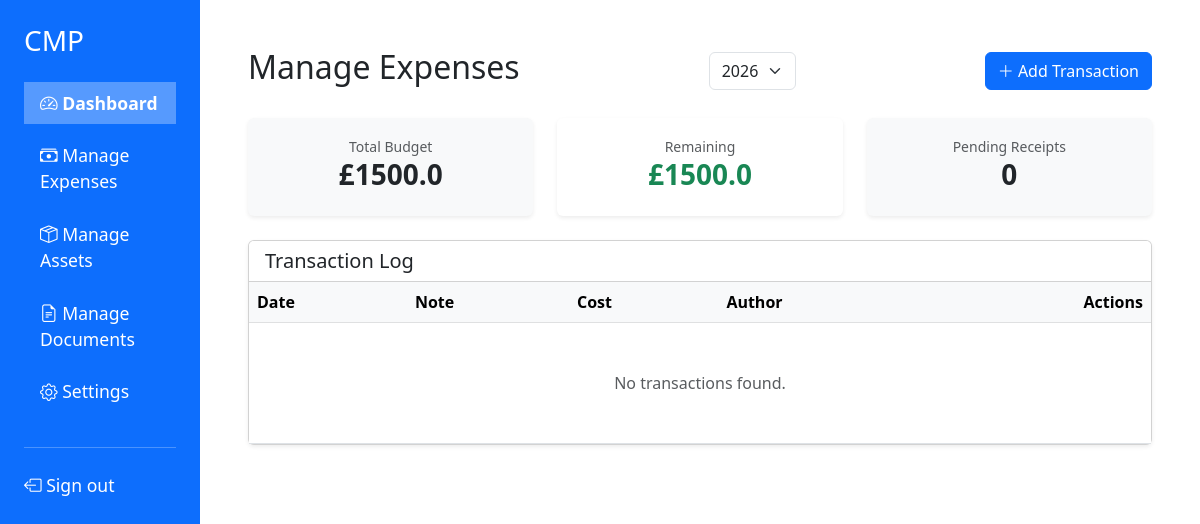
The app's page /expenses/2025 (signed in), older data.
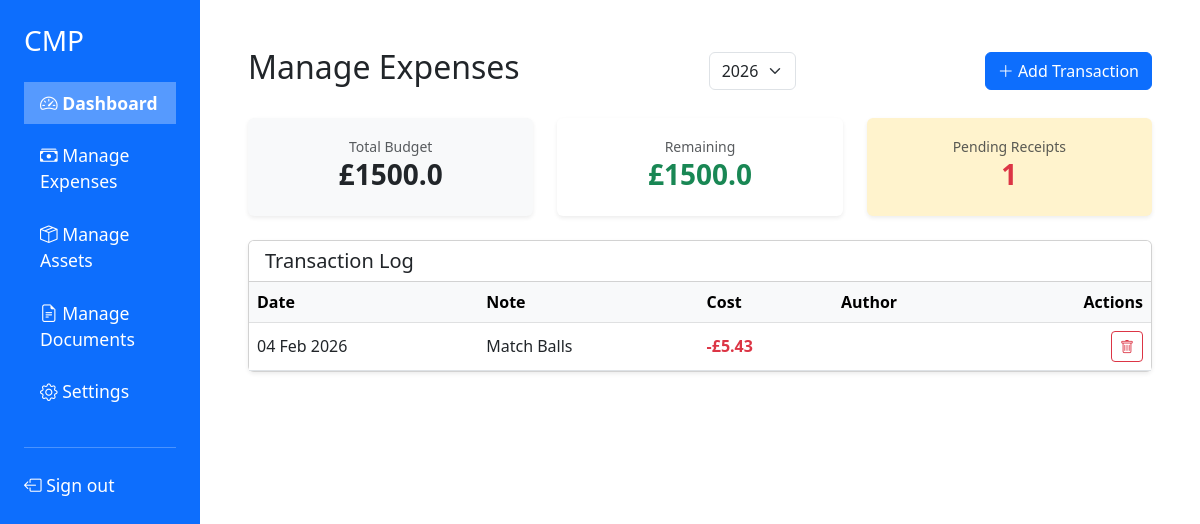
The same page, newer data.
### src/models.py (models this page shows)
class Budget(db.Model):
    id = db.Column(db.Integer, primary_key=True)
    year = db.Column(db.String(4), default='2025')
    total_fund = db.Column(db.Float, default=0.0)
    remaining_fund = db.Column(db.Float, default=0.0)
    transactions = db.relationship('Transaction', backref='budget', lazy=True)

class Transaction(db.Model):
    id = db.Column(db.Integer, primary_key=True)
    cost = db.Column(db.Float, nullable=False) # amount
    note = db.Column(db.String(200), nullable=False)
    timestamp = db.Column(db.DateTime, nullable=False)
    category = db.Column(db.String(100), nullable=False)
    author = db.Column(db.Integer, db.ForeignKey('user.id'), nullable=True)
    budget_id = db.Column(db.Integer, db.ForeignKey('budget.id'), nullable=False)
    document_id = db.Column(db.Integer, db.ForeignKey('document.id'), nullable=True) # receipt
    event_id = db.Column(db.Integer, db.ForeignKey('event.id'), nullable=True)

### src/app.py (the view)
@app.route('/expenses', methods=['GET'])
@app.route('/expenses/<year>', methods=['GET'])
def expenses_get(year=None):
    if not check_authentication():
        return redirect("/login")
    if not year:
        year = str(datetime.datetime.now().year) # Default to current year
    budget = Budget.query.filter_by(year=year).first()
    transactions = []
    count_no_receipt = 0
    if budget:
        transactions = Transaction.query.filter_by(budget_id=budget.id).all()
        count_no_receipt = Transaction.query.filter_by(budget_id=budget.id, document_id=None).count()
    else:
        budget = Budget(year=year, total_fund=0.0, remaining_fund=0.0)
        flash(f"No budget found for year {year}. Showing empty budget.", "info")
    return render_template('expenses.html', currency=currency,transactions=transactions, budget=budget, count_no_receipt=count_no_receipt, username=session["username"])

### src/app.py (called while the page is built)
def check_authentication():
    if not session.get("username"):
        return False
    user = User.query.filter_by(username=session["username"]).first()
    if not user or user.password != session.get("password"):
        return False
    return True

### src/templates/expenses.html (shortened to what this page needs)
{% extends "base.html" %}
{% block content %}
<div class="d-flex justify-content-between align-items-center mb-4">
    <h2>Manage Expenses</h2>
    <select id="yearSelect" class="form-select w-auto"  onchange="location = '/expenses/' + this.value;">
        {% for y in range(1900, 2027)|reverse %}
            <option value="{{ y }}" {% if budget.year == y %}selected{% endif %}>{{ y }}</option>
        {% endfor %}
    </select>
    <button class="btn btn-primary" data-bs-toggle="modal" data-bs-target="#addTransModal">
        <i class="bi bi-plus-lg"></i> Add Transaction
    </button>
</div>
<div class="row g-4 mb-4">
    <div class="col-md-4">
        <div class="card bg-light border-0 shadow-sm">
            <div class="card-body text-center">
                <small class="text-muted">Total Budget</small>
                <h3 class="fw-bold">{{ currency }}{{ budget.total_fund }}</h3>
            </div>
        </div>
    </div>
    <div class="col-md-4">
        <div class="card border-0 shadow-sm">
            <div class="card-body text-center">
                <small class="text-muted">Remaining</small>
                <h3 class="fw-bold text-{{ 'success' if budget.remaining_fund > 200 else 'danger' }}">
                    {{ currency }}{{ budget.remaining_fund }}
                </h3>
            </div>
        </div>
    </div>
    <div class="col-md-4">
        <div class="card border-0 shadow-sm {{ 'bg-warning-subtle' if count_no_receipt > 0 else 'bg-light' }}">
            <div class="card-body text-center">
                <small class="text-muted">Pending Receipts</small>
                <h3 class="fw-bold {{ 'text-danger' if count_no_receipt > 0 else 'text-dark' }}">
                    {{ count_no_receipt }}
                </h3>
            </div>
        </div>
    </div>
</div>
<div class="card shadow-sm">
    <div class="card-header bg-white">
        <h5 class="mb-0">Transaction Log</h5>
    </div>
    <div class="table-responsive">
        <table class="table table-hover align-middle mb-0">
            <thead class="table-light">
                <tr>
                    <th scope="col">Date</th>
                    <th scope="col">Note</th>
                    <th scope="col">Cost</th>
                    <th scope="col">Author</th>
                    <th scope="col" class="text-end">Actions</th>
                </tr>
            </thead>
            <tbody>
                {% for t in transactions %}
                <tr>
                    <td>{{ t.timestamp.strftime('%d %b %Y') }}</td>
                    <td>
                        {{ t.note }}
                    </td>
                    <td class="fw-bold text-danger">-{{ currency }}{{t.cost}}</td>
                    <td>
                    </td>
                    <td class="text-end">
                        <form action="/expenses/delete/{{ t.id }}" method="GET" class="d-inline"
                              onsubmit="return confirm('Are you sure? This will refund {{ currency }}{{ t.cost }} to the budget.');">
                            <button type="submit" class="btn btn-sm btn-outline-danger">
                                <i class="bi bi-trash"></i>
                            </button>
                        </form>
                    </td>
                </tr>
                {% else %}
                <tr>
                    <td colspan="5" class="text-center py-5 text-muted">No transactions found.</td>
                </tr>
                {% endfor %}
            </tbody>
        </table>
    </div>
</div>
{% endblock %}

### src/templates/base.html (shortened to what this page needs)
<!DOCTYPE html>
<html lang="en">
<head>
    <link href="https://cdn.jsdelivr.net/npm/bootstrap@5.3.0/dist/css/bootstrap.min.css" rel="stylesheet">
    <link rel="stylesheet" href="https://cdn.jsdelivr.net/npm/bootstrap-icons@1.10.0/font/bootstrap-icons.css">
</head>
<body>
<div class="container-fluid">
    <div class="row">
        <div class="col-md-3 col-lg-2 sidebar p-4">
            <h3 class="text-white mb-4">CMP</h3>
            <ul class="nav flex-column">
                <li class="nav-item">
                    <a class="nav-link active" href="/dashboard">
                        <i class="bi bi-speedometer2"></i> Dashboard
                    </a>
                </li>
                <li class="nav-item">
                    <a class="nav-link" href="/expenses">
                        <i class="bi bi-cash-stack"></i> Manage Expenses
                    </a>
                </li>
                <li class="nav-item">
                    <a class="nav-link" href="/assets">
                        <i class="bi bi-box-seam"></i> Manage Assets
                    </a>
                </li>
                <li class="nav-item">
                    <a class="nav-link" href="/documents">
                        <i class="bi bi-file-earmark-text"></i> Manage Documents
                    </a>
                </li>
                <li class="nav-item">
                    <a class="nav-link" href="/settings">
                        <i class="bi bi-gear"></i> Settings
                    </a>
                </li>
            </ul>
            <hr class="text-white my-4">
            <a class="nav-link" href="/logout">
                <i class="bi bi-box-arrow-left"></i> Sign out
            </a>
        </div>
       <div class="col-md-9 col-lg-10 p-5">
        {% block content %}{% endblock %}
        </div>
    </div>
</div>
</body>
</html>

### src/templates/base.html (style rules this page uses)
.sidebar { min-height: 100vh; background-color: #0d6efd; }
.nav-link { color: white; font-size: 1.1rem; margin-bottom: 10px; }
.nav-link.active { font-weight: bold; background-color: rgba(255, 255, 255, 0.3); }

Row changes from the older to the newer data that the page shows:
added Transaction: timestamp "04 Feb 2026", note "Match Balls", currency "£", cost "5.43"
Text that changed along with them:
{{ count_no_receipt }}: "0" → "1"
text no longer shown: "No transactions found."
